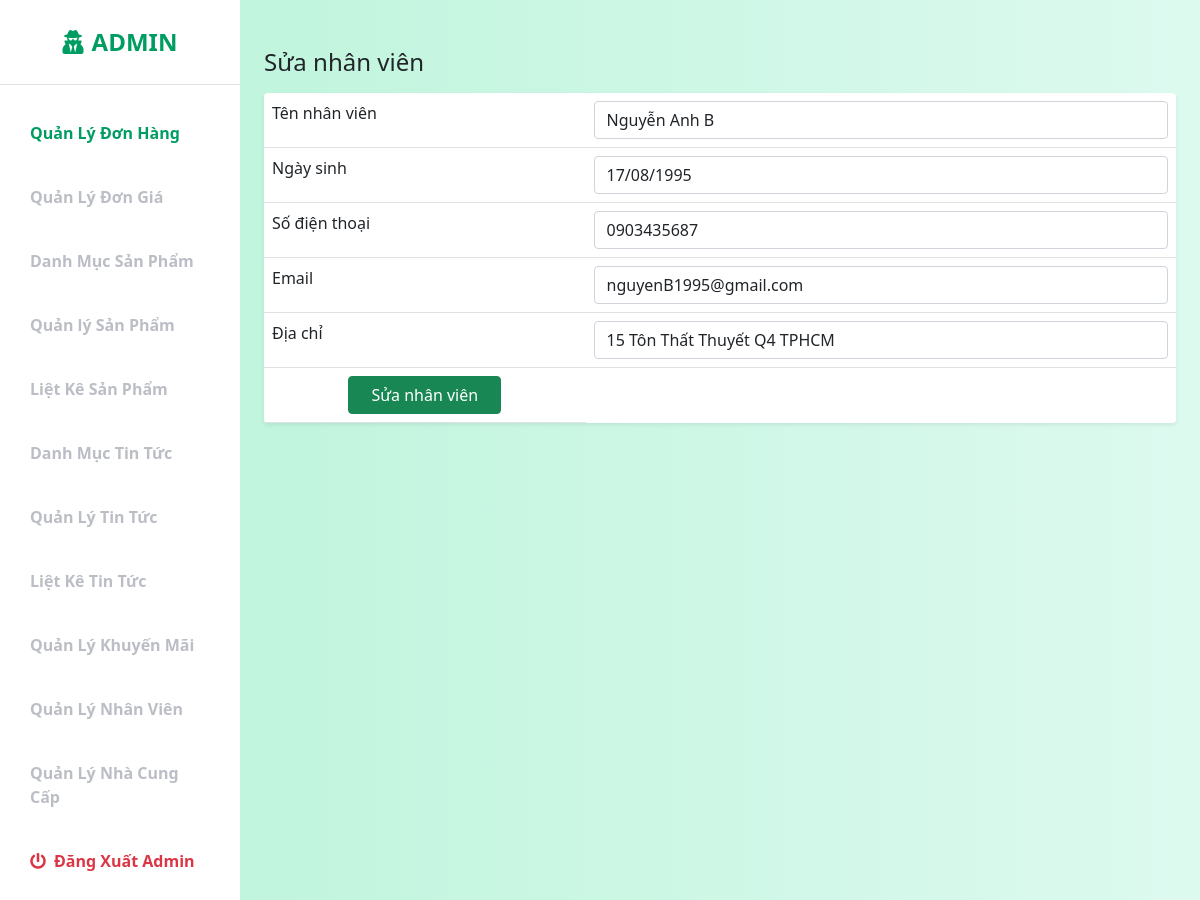
The page /admin/nhanvienedit.php?id_nhanvien=6 (signed in) on the database its author committed.
### tables this page shows
CREATE TABLE `nhanvien` (
  `id_nhanvien` int(11) UNSIGNED NOT NULL,
  `ten_nhanvien` varchar(200) NOT NULL,
  `ngaysinh` varchar(100) NOT NULL,
  `sdt` varchar(30) NOT NULL,
  `email` varchar(200) NOT NULL,
  `diachi` varchar(250) NOT NULL
);

### lib/database.php (called while the page is built, shortened)
<?php
Class Database{
   public $host   = DB_HOST;
   public $user   = DB_USER;
   public $pass   = DB_PASS;
   public $dbname = DB_NAME;
   public $link;
private function connectDB(){
   $this->link = new mysqli($this->host, $this->user, $this->pass,
    $this->dbname);
 }
public function select($query){
  $result = $this->link->query($query) or
   die($this->link->error.__LINE__);
  if($result->num_rows > 0){
    return $result;
  } else {
    return false;
  }
 }
}

### classes/nhanvien.php (called while the page is built, shortened)
<?php
    $filepath = realpath(dirname(__FILE__));
    include_once ($filepath.'/../lib/database.php');
?>
<?php
    class nhanvien
    {
        private $db;
        public function __construct()
        {
            $this->db = new Database();
        }
        public function getnhanvienbyId($id)
        {
            $query = "SELECT * FROM nhanvien WHERE id_nhanvien = '$id'";
            $result = $this->db->select($query);
            return $result;
        }
    }
?>

### admin/nhanvienedit.php (the view, shortened to what this page needs)
<?php
include 'inc/header.php';
include 'inc/sidebar.php';
?>
<?php include '../classes/nhanvien.php';?>
<?php
$nhanvien = new nhanvien();
if(!isset($_GET['id_nhanvien']) || $_GET['id_nhanvien']!=NULL)
{
    $id = $_GET['id_nhanvien'];
}
?>
 <div id="page-content-wrapper">
            <div class="container-fluid px-4">
                <div class="row my-5">
                    <h3 class="fs-4 mb-3">Sửa nhân viên</h3>
                    <div class="col">
                        <table class="table bg-white rounded shadow-sm table-hover">
                            <?php
                               $get_nhanvien_name = $nhanvien ->getnhanvienbyId($id);
                               if($get_nhanvien_name)
                               {
                                    while($result = $get_nhanvien_name->fetch_assoc())
                                    {
                            ?>
                        <form method="post" action="">
                             <tbody>
                             <tr>
                                    <td>Tên nhân viên</td>
                                    <td>
                                     <div class="input-group">
                                         <input type="text" class="form-control" aria-describedby="basic-addon1" name="tennhanvien" value="<?php echo $result['ten_nhanvien']?>">
                                     </div>
                                    </td>
                                </tr>
                                <tr>
                                    <td>Ngày sinh</td>
                                    <td>
                                     <div class="input-group">
                                         <input type="text" class="form-control" aria-describedby="basic-addon1" name="ngaysinh" value="<?php echo $result['ngaysinh']?>">
                                     </div>
                                    </td>
                                </tr>
                                <tr>
                                    <td>Số điện thoại</td>
                                    <td>
                                     <div class="input-group">
                                         <input type="text" class="form-control" aria-describedby="basic-addon1" name="sdt" value="<?php echo $result['sdt']?>">
                                     </div>
                                    </td>
                                </tr>
                                <tr>
                                    <td>Email</td>
                                    <td>
                                     <div class="input-group">
                                         <input type="text" class="form-control" aria-describedby="basic-addon1" name="email" value="<?php echo $result['email']?>">
                                     </div>
                                    </td>
                                </tr>
                                <tr>
                                    <td>Địa chỉ</td>
                                    <td>
                                     <div class="input-group">
                                         <input type="text" class="form-control" aria-describedby="basic-addon1" name="diachi" value="<?php echo $result['diachi']?>">
                                     </div>
                                    </td>
                                </tr>
                                <tr>
                                    <td><div class="d-grid gap-2 col-6 mx-auto"><button class="btn btn-success" type="submit" name="submit">Sửa nhân viên</button></div></td>
                                </tr>
                             </tbody>
                            </form>
                            <?php
                                    }
                                }
                            ?>
                        </table>
                    </div>
            </div>
        </div>
    </div>

### admin/css/style2.css (style rules this page uses)
:root { --main-bg-color: #009d63; --main-text-color: #009d63; --second-text-color: #bbbec5; --second-bg-color: #c1efde; }
#page-content-wrapper { min-width: 100vw; }
@media (min-width: 768px) { #page-content-wrapper { min-width: 0; width: 100%; } }

### rows shown on the page
nhanvien: tennhanvien "Nguyễn Anh B", ngaysinh "17/08/1995", sdt "0903435687", email "nguyenB1995@gmail.com", diachi "15 Tôn Thất Thuyết Q4 TPHCM"
